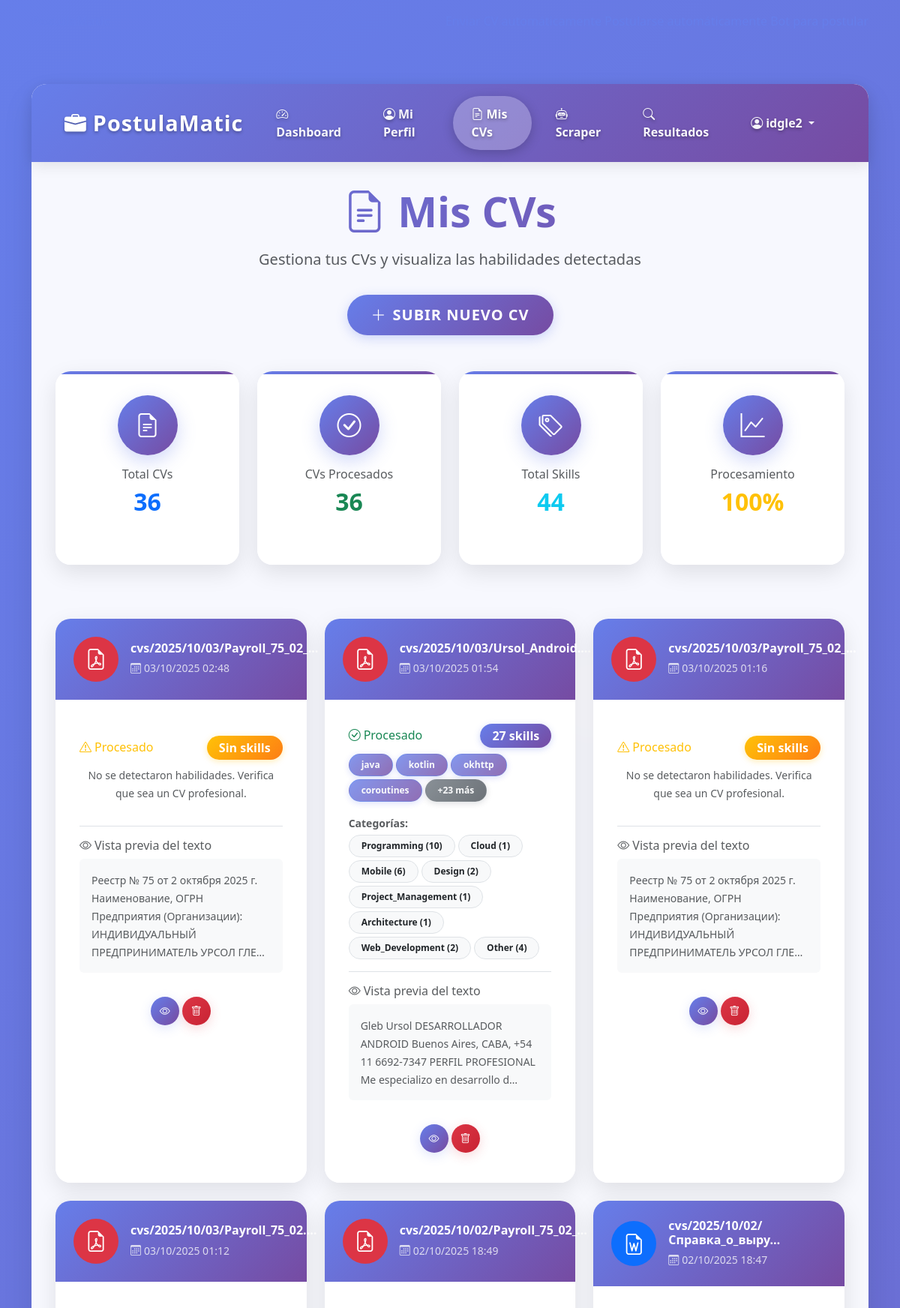
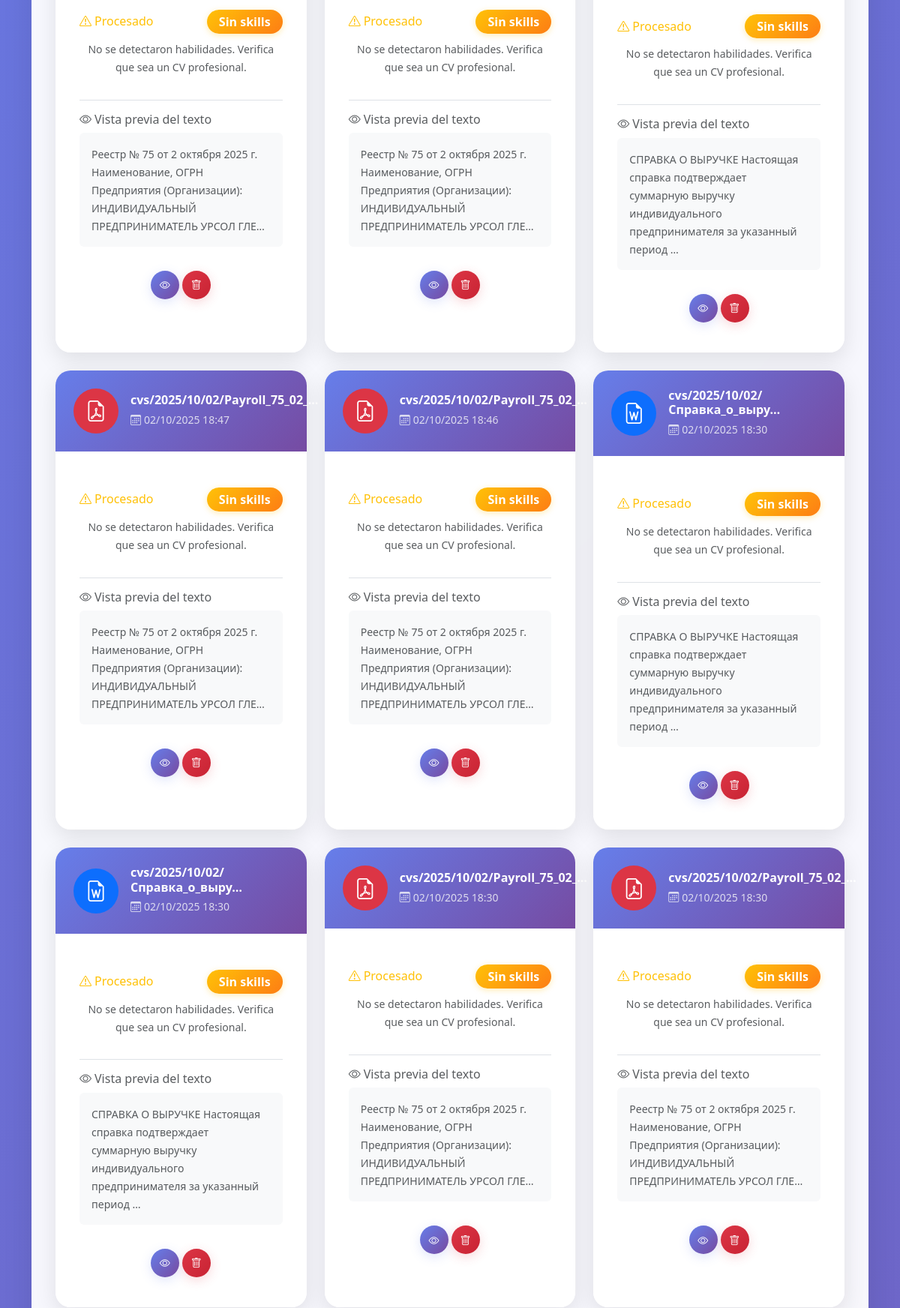
Screenshot of /matching/mis-cvs/ (signed in, upper part) with the database file from the repository (2 pictures, top to bottom).
### matching/models.py (models this page shows, shortened)
class UserCV(models.Model):
    user = models.ForeignKey(User, on_delete=models.CASCADE, related_name="cvs")
    original_file = models.FileField(
        upload_to="cvs/%Y/%m/%d/", help_text="Archivo PDF o DOCX original"
    )
    parsed_text = models.TextField(blank=True, help_text="Texto extraído del CV")
    skills = models.JSONField(
        default=dict, help_text="Datos de habilidades detectadas con confianza"
    )
    created_at = models.DateTimeField(auto_now_add=True)
    class Meta:
        verbose_name = "CV de Usuario"
        verbose_name_plural = "CVs de Usuario"
        ordering = ["-created_at"]
    @property
    def skills_list(self):
        if isinstance(self.skills, dict) and "skills" in self.skills:
            return self.skills["skills"]
        return []
    @property
    def skills_count(self):
        return len(self.skills_list)
    @property
    def is_processed(self):
        return bool(
            self.parsed_text
        )  # Procesado si tiene texto extraído, independientemente de las habilidades

### matching/views.py (the view)
# urls.py: path("mis-cvs/", views.cv_list_view, name="cv_list"),
@login_required
def cv_list_view(request):
    user_cvs = UserCV.objects.filter(user=request.user).order_by("-created_at")
    for cv in user_cvs:
        logger.info(f"CV {cv.id}: skills={cv.skills}, skills_count={cv.skills_count}")
        if not cv.skills or cv.skills_count == 0:
            try:
                from matching.services.cv_parser import CVParser
                from matching.services.skills_extractor import SkillsExtractor
                if not cv.parsed_text:
                    parser = CVParser()
                    parsed_text = parser.parse_cv(cv.original_file.path)
                    if parsed_text:
                        cv.parsed_text = parsed_text
                        cv.save()
                if cv.parsed_text:
                    extractor = SkillsExtractor()
                    skills_data = extractor.extract_skills(cv.parsed_text)
                    cv.skills = skills_data
                    cv.save()
                    skills_count = len(skills_data.get("skills", []))
                    logger.info(
                        f"CV {cv.id} procesado: {skills_count} skills detectadas"
                    )
            except Exception as e:
                logger.error(f"Error procesando CV {cv.id}: {e}")
    total_skills = sum(cv.skills_count for cv in user_cvs)
    context = {"user_cvs": user_cvs, "total_skills": total_skills, "title": "Mis CVs"}
    return render(request, "matching/cv_list.html", context)

### templates/matching/cv_list.html (shortened to what this page needs)
{% extends 'matching/base.html' %}
{% block matching_content %}
<div class="row mb-5">
    <div class="col-12">
        <div class="text-center">
            <h1 class="display-4 fw-bold mb-3" style="background: linear-gradient(135deg, #667eea 0%, #764ba2 100%); -webkit-background-clip: text; -webkit-text-fill-color: transparent; background-clip: text;">
                <i class="bi bi-file-earmark-text me-3"></i>Mis CVs
            </h1>
            <p class="lead text-muted">Gestiona tus CVs y visualiza las habilidades detectadas</p>
            <button type="button" class="btn btn-primary btn-lg mt-3" onclick="triggerFileUpload()">
                <i class="bi bi-plus-lg me-2"></i>Subir nuevo CV
            </button>
        </div>
    </div>
</div>
{% if user_cvs %}
<div class="row mb-5">
    <div class="col-lg-3 col-md-6 mb-4">
        <div class="card stats-card h-100">
            <div class="card-body text-center">
                <div class="stats-icon mb-3">
                    <i class="bi bi-file-earmark-text"></i>
                </div>
                <h6 class="card-title text-muted mb-2">Total CVs</h6>
                <h2 class="fw-bold text-primary mb-0">{{ user_cvs|length }}</h2>
            </div>
                            </div>
                        </div>
    <div class="col-lg-3 col-md-6 mb-4">
        <div class="card stats-card h-100">
            <div class="card-body text-center">
                <div class="stats-icon mb-3">
                    <i class="bi bi-check-circle"></i>
                </div>
                <h6 class="card-title text-muted mb-2">CVs Procesados</h6>
                <h2 class="fw-bold text-success mb-0">{{ user_cvs|length }}</h2>
            </div>
                            </div>
                        </div>
    <div class="col-lg-3 col-md-6 mb-4">
        <div class="card stats-card h-100">
            <div class="card-body text-center">
                <div class="stats-icon mb-3">
                    <i class="bi bi-tags"></i>
                </div>
                <h6 class="card-title text-muted mb-2">Total Skills</h6>
                <h2 class="fw-bold text-info mb-0">{{ total_skills }}</h2>
            </div>
                            </div>
                        </div>
    <div class="col-lg-3 col-md-6 mb-4">
        <div class="card stats-card h-100">
            <div class="card-body text-center">
                <div class="stats-icon mb-3">
                    <i class="bi bi-graph-up"></i>
                </div>
                <h6 class="card-title text-muted mb-2">Procesamiento</h6>
                <h2 class="fw-bold text-warning mb-0">100%</h2>
            </div>
        </div>
    </div>
</div>
{% endif %}
{% if user_cvs %}
<div class="row">
    {% for cv in user_cvs %}
    <div class="col-lg-6 col-xl-4 mb-4">
        <div class="card h-100 shadow-sm border-0">
            <div class="card-header bg-white border-0 pb-0">
                <div class="d-flex align-items-center">
                    <div class="flex-shrink-0">
                        {% if cv.original_file.name|slice:"-4:" == ".pdf" %}
                            <div class="bg-danger rounded-circle p-3" style="width: 60px; height: 60px; display: flex; align-items: center; justify-content: center;">
                                <i class="bi bi-file-earmark-pdf text-white fs-3"></i>
                            </div>
                        {% else %}
                            <div class="bg-primary rounded-circle p-3" style="width: 60px; height: 60px; display: flex; align-items: center; justify-content: center;">
                                <i class="bi bi-file-earmark-word text-white fs-3"></i>
                            </div>
                        {% endif %}
                    </div>
                    <div class="flex-grow-1 ms-3">
                        <h6 class="card-title mb-1 fw-bold">{{ cv.original_file.name|truncatechars:30 }}</h6>
                        <small style="color: #f8f9fa; opacity: 0.8;">
                            <i class="bi bi-calendar3 me-1"></i>{{ cv.created_at|date:"d/m/Y H:i" }}
                        </small>
                    </div>
                </div>
            </div>
            <div class="card-body pt-3">
                <div class="mb-3">
                    {% if cv.is_processed %}
                    {% if cv.skills_count > 0 %}
                        <div class="d-flex justify-content-between align-items-center mb-2">
                            <h6 class="mb-0 text-success">
                                <i class="bi bi-check-circle me-1"></i>Procesado
                            </h6>
                            <span class="badge bg-success fs-6">{{ cv.skills_count }} skills</span>
                        </div>
                        <div class="mb-3">
                            <div class="d-flex flex-wrap gap-1">
                                {% for skill in cv.skills.skills|slice:":4" %}
                                        <span class="badge bg-primary bg-opacity-10 border border-primary border-opacity-25" style="color: #f8f9fa; opacity: 0.8;">{{ skill }}</span>
                                {% endfor %}
                                {% if cv.skills_count > 4 %}
                                        <span class="badge bg-secondary bg-opacity-10 border border-secondary border-opacity-25" style="color: #f8f9fa; opacity: 0.8;">
                                        +{{ cv.skills_count|add:"-4" }} más
                                    </span>
                                {% endif %}
                            </div>
                        </div>
                        {% if cv.skills.categories %}
                            <div class="mb-3">
                                <small class="text-muted fw-semibold">Categorías:</small>
                                <div class="d-flex flex-wrap gap-1 mt-1">
                                    {% for category, skills in cv.skills.categories.items %}
                                        {% if skills %}
                                            <span class="badge bg-light text-dark border">{{ category|title }} ({{ skills|length }})</span>
                                        {% endif %}
                                    {% endfor %}
                                </div>
                            </div>
                        {% endif %}
                    {% else %}
                            <div class="text-center py-3">
                                <div class="d-flex justify-content-between align-items-center mb-2">
                                    <h6 class="mb-0 text-warning">
                                        <i class="bi bi-exclamation-triangle me-1"></i>Procesado
                                    </h6>
                                    <span class="badge bg-warning fs-6">Sin skills</span>
                                </div>
                                <small class="text-muted">No se detectaron habilidades. Verifica que sea un CV profesional.</small>
                            </div>
                        {% endif %}
                    {% endif %}
                </div>
                {% if cv.parsed_text %}
                    <div class="border-top pt-3">
                        <h6 class="text-muted mb-2">
                            <i class="bi bi-eye me-1"></i>Vista previa del texto
                        </h6>
                        <div class="bg-light rounded p-3">
                            <small class="text-muted" style="white-space: pre-wrap; line-height: 1.4;">{{ cv.parsed_text|truncatechars:120 }}</small>
                        </div>
                    </div>
                {% endif %}
            </div>
            <div class="card-footer bg-white border-0 pt-0">
                <div class="row g-1 justify-content-center">
                    <div class="col-auto">
                        <button type="button" class="btn btn-sm btn-custom-details"
                                onclick="showCVDetails({{ cv.id }}, '{{ cv.original_file.name }}', '{{ cv.created_at|date:"d/m/Y H:i" }}', {{ cv.skills_count }}, '{{ cv.is_processed }}')"
                                title="Ver detalles">
                            <i class="bi bi-eye"></i>
                    </button>
                    </div>
                    <div class="col-auto">
                        <button type="button" class="btn btn-sm btn-custom-delete"
                                onclick="deleteCV({{ cv.id }}, '{{ cv.original_file.name }}')"
                                title="Eliminar">
                            <i class="bi bi-trash"></i>
                    </button>
                    </div>
                </div>
            </div>
        </div>
    </div>
    {% endfor %}
</div>
{% endif %}
{% endblock %}

### templates/matching/base.html (shortened to what this page needs)
{% extends 'base.html' %}
{% block extra_css %}
<link href="https://cdn.jsdelivr.net/npm/bootstrap@5.3.0/dist/css/bootstrap.min.css" rel="stylesheet">
<link href="https://cdn.jsdelivr.net/npm/bootstrap-icons@1.10.0/font/bootstrap-icons.css" rel="stylesheet">
{% endblock %}
{% block content %}
<div class="floating-elements">
</div>
<div class="main-container">
    <nav class="navbar navbar-expand-lg navbar-dark">
        <div class="container-fluid">
        <a class="navbar-brand" href="{% url 'dashboard' %}">
            <i class="bi bi-briefcase-fill me-2"></i>PostulaMatic
        </a>
        <div class="collapse navbar-collapse" id="navbarNav">
            <ul class="navbar-nav me-auto">
                <li class="nav-item">
                        <a class="nav-link {% if request.resolver_match.url_name == 'dashboard' %}active{% endif %}" href="{% url 'dashboard' %}">
                        <i class="bi bi-speedometer2 me-1"></i>Dashboard
                    </a>
                </li>
                <li class="nav-item">
                        <a class="nav-link {% if request.resolver_match.url_name == 'profile' %}active{% endif %}" href="{% url 'profile' %}">
                        <i class="bi bi-person-circle me-1"></i>Mi Perfil
                    </a>
                </li>
                <li class="nav-item">
                        <a class="nav-link {% if request.resolver_match.url_name == 'cv_list' %}active{% endif %}" href="{% url 'cv_list' %}">
                        <i class="bi bi-file-earmark-text me-1"></i>Mis CVs
                    </a>
                </li>
                <li class="nav-item">
                        <a class="nav-link {% if request.resolver_match.url_name == 'test_scraper' %}active{% endif %}" href="{% url 'test_scraper' %}">
                        <i class="bi bi-robot me-1"></i>Scraper
                    </a>
                </li>
                <li class="nav-item">
                        <a class="nav-link {% if request.resolver_match.url_name == 'scraping_results' %}active{% endif %}" href="{% url 'scraping_results' %}">
                        <i class="bi bi-search me-1"></i>Resultados
                    </a>
                </li>
            </ul>
            <ul class="navbar-nav">
                <li class="nav-item dropdown">
                    <a class="nav-link dropdown-toggle" href="#" role="button" data-bs-toggle="dropdown">
                            <i class="bi bi-person-circle me-1"></i>{{ user.get_full_name|default:user.username }}
                    </a>
                </li>
            </ul>
        </div>
    </div>
</nav>
    <div class="main-content">
    {% block matching_content %}
    {% endblock %}
    </div>
</div>
{% endblock %}

### templates/base.html (shortened to what this page needs)
<!doctype html>
<html lang="es">
<head>
  <link rel="stylesheet" href="/static/css/main.css" />
  {% block extra_css %}{% endblock %}
</head>
<body>
  <header class="container">
    <a href="/" class="logo">PostulaMatic</a>
    <nav>
      <a href="/enviar-cv-automaticamente">Enviar CV automáticamente</a>
      <a href="/postularse-automaticamente">Postularse automáticamente</a>
      <a href="/bot-para-postular">Bot para postular</a>
    </nav>
  </header>
  <main class="container">{% block content %}{% endblock %}</main>
</body>
</html>

### rows the page displays
UserCV: original_file.name "cvs/2025/10/03/Payroll_75_02_…", created_at "03/10/2025 02:48", shows "Procesado", parsed_text "Реестр № 75 от 2 октября 2025 г. Наименование, ОГРН Предприятия (Организации): ИНДИВИДУАЛЬНЫЙ ПРЕДПРИНИМАТЕЛЬ УРСОЛ ГЛЕ…"
UserCV: original_file.name "cvs/2025/10/03/Ursol_Android.…", created_at "03/10/2025 01:54", skills_count "27", skills "java" "kotlin" "okhttp" "coroutines", skills_count|add "23", categories "Programming" "Cloud" "Mobile" "Design" "Project_Management" "Architecture" "Web_Development" "Other", categories "10" "1" "6" "2" "1" "1" "2" "4", parsed_text "Gleb Ursol DESARROLLADOR ANDROID Buenos Aires, CABA, +54 11 6692-7347 PERFIL PROFESIONAL Me especializo en desarrollo d…"
UserCV: original_file.name "cvs/2025/10/03/Payroll_75_02_…", created_at "03/10/2025 01:16", shows "Procesado", parsed_text "Реестр № 75 от 2 октября 2025 г. Наименование, ОГРН Предприятия (Организации): ИНДИВИДУАЛЬНЫЙ ПРЕДПРИНИМАТЕЛЬ УРСОЛ ГЛЕ…"
UserCV: original_file.name "cvs/2025/10/03/Payroll_75_02.…", created_at "03/10/2025 01:12", shows "Procesado", parsed_text "Реестр № 75 от 2 октября 2025 г. Наименование, ОГРН Предприятия (Организации): ИНДИВИДУАЛЬНЫЙ ПРЕДПРИНИМАТЕЛЬ УРСОЛ ГЛЕ…"
UserCV: original_file.name "cvs/2025/10/02/Payroll_75_02_…", created_at "02/10/2025 18:49", shows "Procesado", parsed_text "Реестр № 75 от 2 октября 2025 г. Наименование, ОГРН Предприятия (Организации): ИНДИВИДУАЛЬНЫЙ ПРЕДПРИНИМАТЕЛЬ УРСОЛ ГЛЕ…"
UserCV: original_file.name "cvs/2025/10/02/Справка_о_выру…", created_at "02/10/2025 18:47", shows "Procesado", parsed_text "СПРАВКА О ВЫРУЧКЕ Настоящая справка подтверждает суммарную выручку индивидуального предпринимателя за указанный период …"
UserCV: original_file.name "cvs/2025/10/02/Payroll_75_02_…", created_at "02/10/2025 18:47", shows "Procesado", parsed_text "Реестр № 75 от 2 октября 2025 г. Наименование, ОГРН Предприятия (Организации): ИНДИВИДУАЛЬНЫЙ ПРЕДПРИНИМАТЕЛЬ УРСОЛ ГЛЕ…"
UserCV: original_file.name "cvs/2025/10/02/Payroll_75_02_…", created_at "02/10/2025 18:46", shows "Procesado", parsed_text "Реестр № 75 от 2 октября 2025 г. Наименование, ОГРН Предприятия (Организации): ИНДИВИДУАЛЬНЫЙ ПРЕДПРИНИМАТЕЛЬ УРСОЛ ГЛЕ…"
UserCV: original_file.name "cvs/2025/10/02/Справка_о_выру…", created_at "02/10/2025 18:30", shows "Procesado", parsed_text "СПРАВКА О ВЫРУЧКЕ Настоящая справка подтверждает суммарную выручку индивидуального предпринимателя за указанный период …"
UserCV: original_file.name "cvs/2025/10/02/Справка_о_выру…", created_at "02/10/2025 18:30", shows "Procesado", parsed_text "СПРАВКА О ВЫРУЧКЕ Настоящая справка подтверждает суммарную выручку индивидуального предпринимателя за указанный период …"
UserCV: original_file.name "cvs/2025/10/02/Payroll_75_02_…", created_at "02/10/2025 18:30", shows "Procesado", parsed_text "Реестр № 75 от 2 октября 2025 г. Наименование, ОГРН Предприятия (Организации): ИНДИВИДУАЛЬНЫЙ ПРЕДПРИНИМАТЕЛЬ УРСОЛ ГЛЕ…"
UserCV: original_file.name "cvs/2025/10/02/Payroll_75_02_…", created_at "02/10/2025 18:30", shows "Procesado", parsed_text "Реестр № 75 от 2 октября 2025 г. Наименование, ОГРН Предприятия (Организации): ИНДИВИДУАЛЬНЫЙ ПРЕДПРИНИМАТЕЛЬ УРСОЛ ГЛЕ…"

### other values shown
{{ user.get_full_name|default:user.username }} "idgle2"
{{ user_cvs|length }} "36"
{{ total_skills }} "44"
